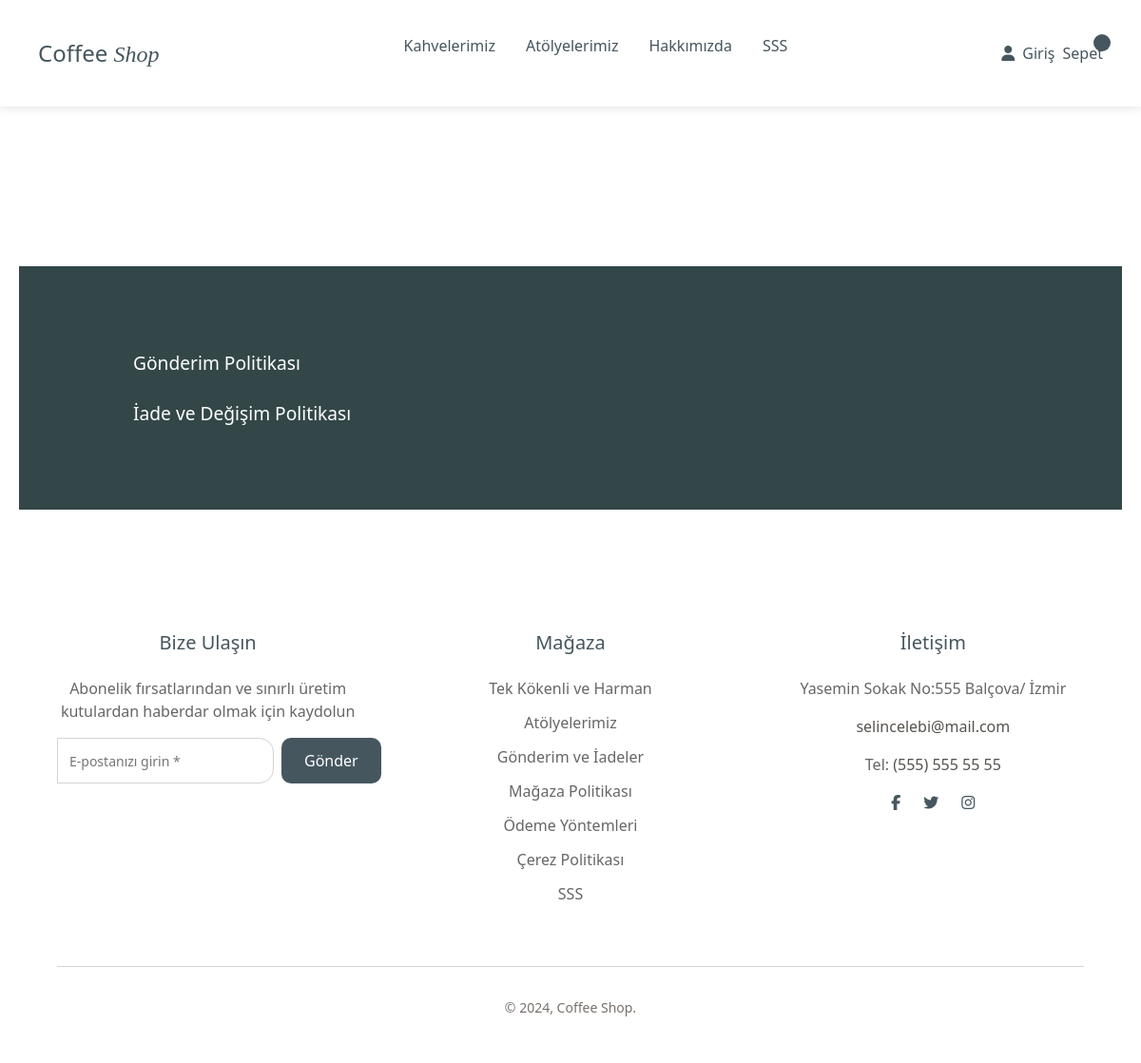
Screenshot of /shipping-returns/ with the database file from the repository.
### settings/models.py (models this page shows, shortened)
class ContactInfo(models.Model):
    address = models.TextField(verbose_name='Adres')
    email = models.EmailField(verbose_name='E-posta')
    phone = models.CharField(max_length=20, verbose_name='Telefon')
    facebook = models.URLField(blank=True, null=True, verbose_name='Facebook')
    twitter = models.URLField(blank=True, null=True, verbose_name='Twitter')
    instagram = models.URLField(blank=True, null=True, verbose_name='Instagram')
    class Meta:
        verbose_name = 'İletişim Bilgisi'
        verbose_name_plural = 'İletişim Bilgileri'

### settings/views.py (the view)
# urls.py: path('shipping-returns/', views.shipping_returns, name='shipping_returns'),
def shipping_returns(request):
    settings = Settings.objects.first()
    return render(request, 'shop/shipping_returns.html', {'settings': settings})

### shop/templates/shop/shipping_returns.html (shortened to what this page needs)
{% extends 'shop/base.html' %}
{% load static %}
{% block content %}
<main class="shipping-returns-page">
    <div class="description-container">
    </div>
    <div class="content-container">
        <h5>Gönderim Politikası</h5>
        <h5>İade ve Değişim Politikası</h5>
    </div>
</main>
{% endblock %}

### shop/templates/shop/base.html (shortened to what this page needs)
<!DOCTYPE html>
<html lang="tr">
<head>
    {% load static %}
    <link rel="stylesheet" href="{% static 'css/style.css' %}">
    <link rel="stylesheet" href="https://cdnjs.cloudflare.com/ajax/libs/bootstrap/5.3.3/css/bootstrap.min.css">
    <link rel="stylesheet" href="https://cdnjs.cloudflare.com/ajax/libs/font-awesome/6.5.1/css/all.min.css">
</head>
<body>
    <header class="header">
        <div class="logo">
            <a href="{% url 'shop:index' %}" class="logo">
                Coffee <span class="logo-shop">Shop</span>
            </a>
        </div>
        <nav class="main-nav">
            <ul>
                <li><a href="{% url 'shop:product_list' %}" class="nav-link">Kahvelerimiz</a></li>
                <li><a href="{% url 'shop:atolyeler' %}" class="nav-link">Atölyelerimiz</a></li>
                <li><a href="{% url 'settings:about' %}" class="nav-link">Hakkımızda</a></li>
                <li><a href="{% url 'settings:faq' %}" class="nav-link">SSS</a></li>
            </ul>
        </nav>
        <div class="user-actions">
            {% if user.is_authenticated %}
                <div class="user-menu-wrapper">
                    <a href="#" class="login">
                        <i class="fas fa-user"></i>
                        <span>Profilim</span>
                    </a>
                </div>
            {% else %}
                <a href="{% url 'shop:login' %}" class="login">
                    <i class="fas fa-user"></i>
                    <span>Giriş</span>
                </a>
            {% endif %}
            <a href="{% url 'order:cart' %}" class="cart">
                Sepet
                <span class="cart-count">{{ cart_count }}</span>
            </a>
        </div>
    </header>
    {% block content %}{% endblock %}
    <footer class="footer">
        <div class="footer-container">
            <div class="footer-section">
                <h3>Bize Ulaşın</h3>
                <p>Abonelik fırsatlarından ve sınırlı üretim kutulardan haberdar olmak için kaydolun</p>
                <form class="newsletter-form">
                    <input type="email" placeholder="E-postanızı girin *" required>
                    <button type="submit">Gönder</button>
                </form>
            </div>
            <div class="footer-section">
                <h3>Mağaza</h3>
                <ul>
                    <li><a href="{% url 'shop:product_list' %}">Tek Kökenli ve Harman</a></li>
                    <li><a href="{% url 'shop:atolyeler' %}">Atölyelerimiz</a></li>
                    <li><a href="{% url 'settings:shipping_returns' %}">Gönderim ve İadeler</a></li>
                    <li><a href="{% url 'settings:shop_policy' %}">Mağaza Politikası</a></li>
                    <li><a href="{% url 'settings:shop_policy' %}">Ödeme Yöntemleri</a></li>
                    <li><a href="#">Çerez Politikası</a></li>
                    <li><a href="{% url 'settings:faq' %}">SSS</a></li>
                </ul>
            </div>
            <div class="footer-section">
                <h3>İletişim</h3>
                {% if contact_info %}
                    <address class="contact-info">
                        <p>{{ contact_info.address }}</p>
                        <p><a href="mailto:{{ contact_info.email }}">{{ contact_info.email }}</a></p>
                        <p>Tel: <a href="tel:{{ contact_info.phone }}">{{ contact_info.phone }}</a></p>
                    </address>
                    <div class="social-links">
                        {% if contact_info.facebook %}
                            <a href="{{ contact_info.facebook }}" target="_blank">
                                <i class="fab fa-facebook-f"></i>
                            </a>
                        {% endif %}
                        {% if contact_info.twitter %}
                            <a href="{{ contact_info.twitter }}" target="_blank">
                                <i class="fab fa-twitter"></i>
                            </a>
                        {% endif %}
                        {% if contact_info.instagram %}
                            <a href="{{ contact_info.instagram }}" target="_blank">
                                <i class="fab fa-instagram"></i>
                            </a>
                        {% endif %}
                    </div>
                {% endif %}
            </div>
        </div>
        <div class="footer-bottom">
            <p>&copy; 2024, Coffee Shop.</p>
        </div>
    </footer>
</body>
</html>

### shop/static/css/style.css (style rules this page uses)
* { margin: 0; padding: 0; box-sizing: border-box; }
body { font-family: 'Arial', sans-serif; line-height: 1.6; }
nav { padding: 1rem; display: flex; justify-content: space-between; align-items: center; }
.logo { color: #fff; font-size: 1.5rem; font-weight: bold; }
.header { display: flex; justify-content: space-between; align-items: center; padding: 20px 40px; background: white; box-shadow: 0 2px 10px rgba(0,0,0,0.1); }
.logo a { text-decoration: none; color: #45565E; font-size: 24px; font-weight: 500; }
.logo span { font-family: 'Playfair Display', serif; font-style: italic; }
.main-nav ul { display: flex; gap: 32px; list-style: none; }
.main-nav a { text-decoration: none; color: #45565E; font-size: 16px; font-weight: 400; }
.user-actions { position: relative; display: inline-flex; align-items: center; }
.user-actions a { display: flex; align-items: center; gap: 8px; text-decoration: none; color: #45565E; font-size: 16px; position: relative; }
.cart-count { background-color: #45565E; color: white; border-radius: 50%; padding: 2px 6px; font-size: 12px; position: absolute; top: -8px; right: -8px; min-width: 18px; height: 18px; text-align: center; line-height: 14px; display: inline-block; }
.header { position: fixed; top: 0; left: 0; right: 0; transition: all 0.3s ease; z-index: 1000; }
.shipping-returns-page, .shop-policy-page { max-width: 1200px; margin: 120px auto 40px; padding: 0 20px; }
.description-container { color: #45565E; padding: 60px; margin-bottom: 40px; font-size: 1.1rem; line-height: 1.8; opacity: 0.9; }
.content-container { padding: 60px; background: #334748; color: #fff; }
.content-container h5 { color: #fff; margin: 30px; margin-left: 60px; font-size: 1.2rem; font-weight: 100; }
.footer { background-color: #fff; padding: 4rem 5% 2rem; margin-top: 4rem; }
.footer-container { display: grid; grid-template-columns: repeat(3, 1fr); gap: 4rem; margin-bottom: 3rem; }
.footer-section { min-width: 0; text-align: center; }
.footer-section h3 { color: #45565E; font-size: 1.25rem; margin-bottom: 1.5rem; }
.footer-section p { color: #666; margin-bottom: 1rem; line-height: 1.5; }
.newsletter-form { display: flex; gap: 0.5rem; margin-top: 1rem; }
.newsletter-form input { flex: 1; padding: 0.75rem; border: 1px solid #d6d3d1; border-radius: 0px 15px 15px 0px; font-size: 0.875rem; }
.newsletter-form button { padding: 0.75rem 1.5rem; background-color: #45565E; color: white; border: none; border-radius: 10px; cursor: pointer; transition: background-color 0.3s ease; }
.footer-section ul { list-style: none; padding: 0; }
.footer-section ul li { margin-bottom: 0.75rem; }
.footer-section ul li a { color: #666; text-decoration: none; transition: color 0.3s ease; }
.footer-section address { font-style: normal; color: #57534e; line-height: 1.5; }
.footer-section address a { color: #57534e; text-decoration: none; }
.footer-bottom { display: flex; justify-content: center; align-items: center; padding-top: 2rem; border-top: 1px solid #d6d3d1; color: #78716c; font-size: 0.875rem; }
.social-links { display: flex; gap: 1.5rem; justify-content: center; }
.social-links a { color: #45565E; text-decoration: none; transition: color 0.3s ease; }

### rows the page displays
ContactInfo: address "Yasemin Sokak No:555 Balçova/ İzmir", email "selincelebi@mail.com", phone "(555) 555 55 55"
